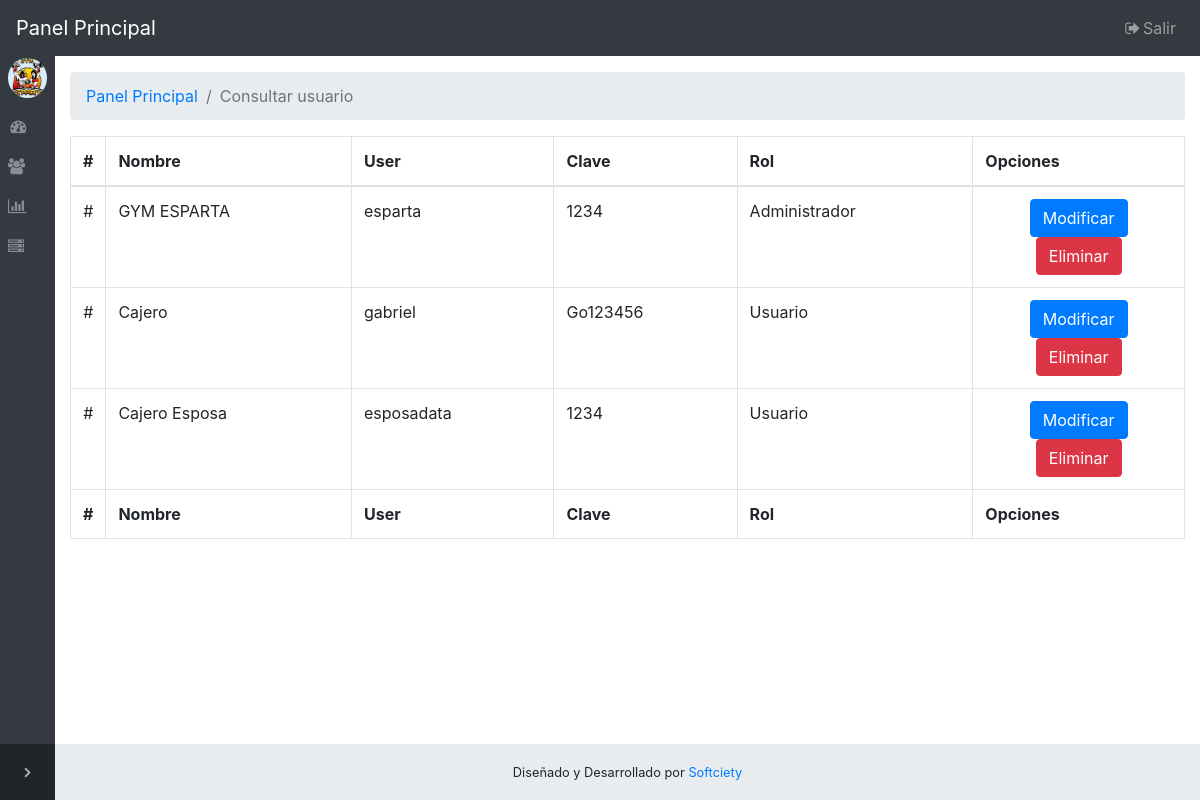
Screenshot of /view/cpanel-consultar-usuario (signed in) with the database file from the repository.
### tables this page shows
CREATE TABLE `usuario` (
  `ID` int(11) NOT NULL,
  `nombre` varchar(70) NOT NULL,
  `user` varchar(20) NOT NULL,
  `clave` varchar(70) NOT NULL,
  `rol` varchar(70) NOT NULL,
  `foto` varchar(200) NOT NULL
);

### model/usuario.php (called while the page is built, shortened)
<?php
require_once("conexion.php");
class usuario{
public function consultar_y_modificar()
{
	$cn = new conexion();
	$cn->conectar();
	$sql = "SELECT * FROM usuario ";
	return $cn->getEjecucionQuery($sql);
}
}
?>

### model/conexion.php (called while the page is built, shortened)
<?php
class conexion {
    private $servidor;
    private $usuario;
    private $clave;
    private $bd;
    private $conexion;
    public function __construct()
    {
        $this->servidor="localhost";
        $this->usuario="root";
        $this->clave="";
        $this->bd="system_gym";
    }
   public function conectar()
   {
       $this->conexion=new mysqli($this->servidor,$this->usuario,$this->clave,$this->bd);
   }
   public function getEjecucionQuery($sql){
      return $this->conexion->query($sql);
    }
}

### controller/usuario/reporte_usuario_modificar.php (the view)
<?php
require_once("../model/usuario.php");
$obj=new usuario();
$resultado=$obj->consultar_y_modificar();
while ($fila=$resultado->fetch_array(MYSQLI_ASSOC))
 {
echo "<tr>
    <td style='text-align:center;width:2%;'>#</td>
	<td>".$fila["nombre"]."</td>
    <td>".$fila["user"]."</td>
    <td>".$fila["clave"]."</td>
    <td>".$fila["rol"]."</td>
    <td style='text-align:center;width:19%'>
    <button type='button' class='btn btn-primary' data-toggle='modal' data-target='#mUser'
    onclick='sendUser(".$fila['ID'].")'>Modificar</button>
    <button type='button' class='btn btn-danger' data-toggle='modal' data-target='#mUser2'
    onclick='send_delete_User(".$fila['ID'].")'>Eliminar</button>
    </td>
   </tr>";
}
 ?>

### view/assets/cpn/css/sb-admin.css (style rules this page uses)
html { position: relative; min-height: 100%; }
body { overflow-x: hidden; }
body.sticky-footer { margin-bottom: 56px; }
body.fixed-nav { padding-top: 56px; }

### rows the page displays
usuario: nombre "GYM ESPARTA", user "esparta", clave "1234", rol "Administrador"
usuario: nombre "Cajero", user "gabriel", clave "Go123456", rol "Usuario"
usuario: nombre "Cajero Esposa", user "esposadata", clave "1234", rol "Usuario"
